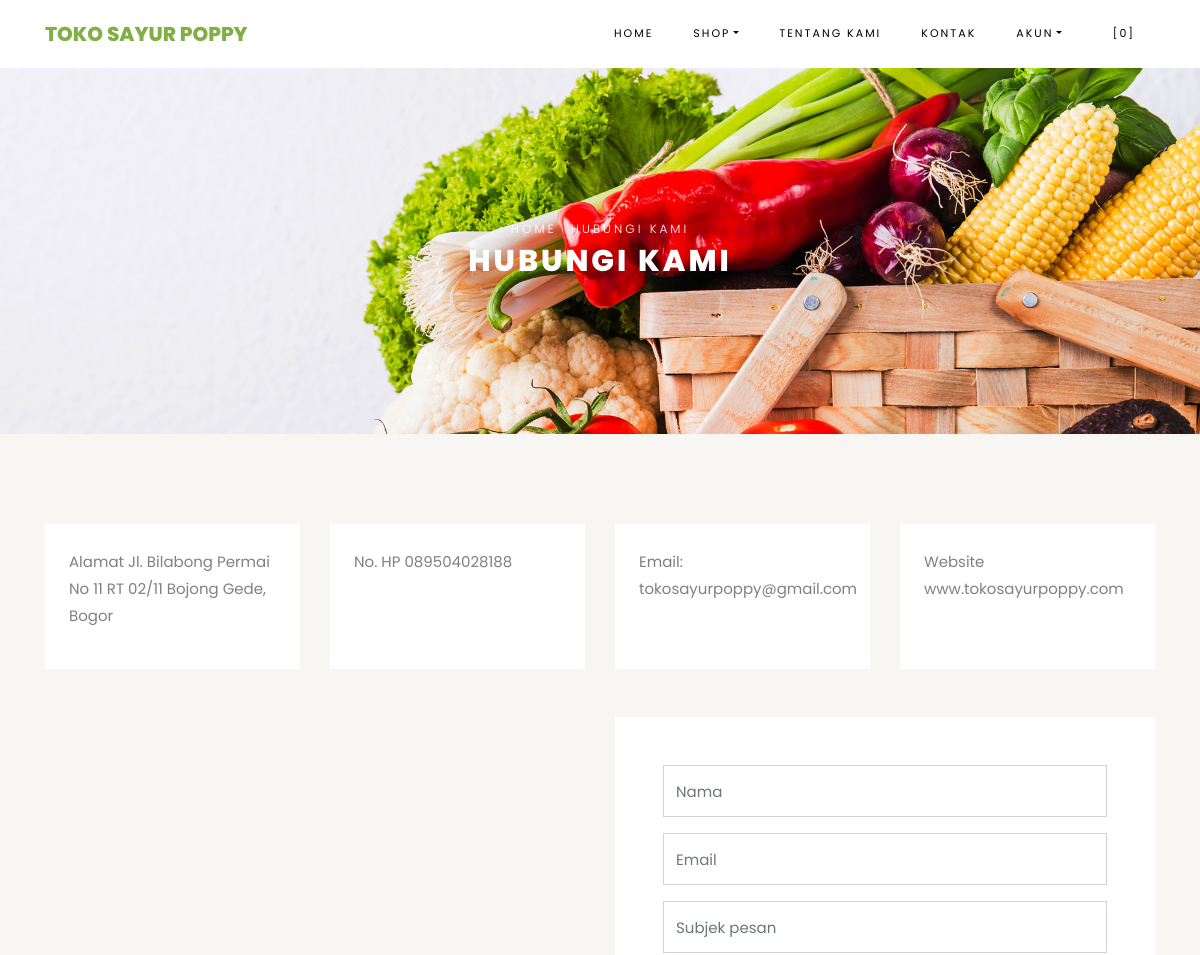
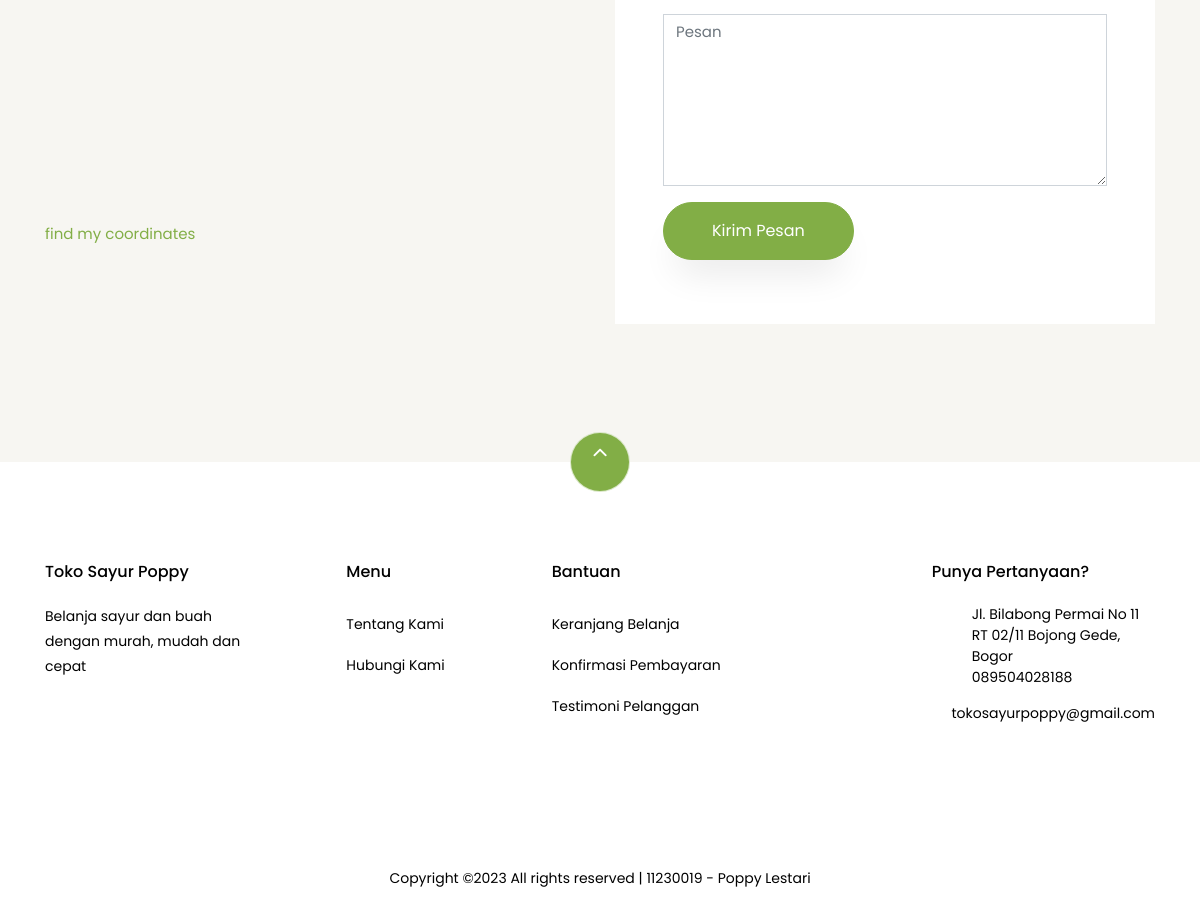
The app's page /index.php/pages/contact with its own data (2 pictures, top to bottom).
### tables this page shows
CREATE TABLE IF NOT EXISTS `settings` (
  `id` int(10) NOT NULL AUTO_INCREMENT,
  `key` varchar(32) NOT NULL,
  `content` text NOT NULL,
  PRIMARY KEY (`id`) USING BTREE
);

### application/helpers/themes_helper.php (called while the page is built, shortened)
<?php
if ( ! function_exists('get_theme_name'))
{
    function get_theme_name() {
        $current_theme = get_settings('current_theme_name');
        return ($current_theme) ? $current_theme : false;
    }
}
if ( ! function_exists('get_template_part'))
{
    function get_template_part($file_name = null, $params = array()) {
        if ($file_name !== '') {
            $current_theme = get_theme_name();
            if ( file_exists($file_location = VIEWPATH .'themes/'. $current_theme .'/'. $file_name .'.php')) {
                $CI =& get_instance();
                $CI->load->view('themes/'. $current_theme .'/'. $file_name, $params);
            }
            else {
                echo '<div>Kesalahan: berkas tema <b>'. $file_name .'.php</b> tidak ditemukan.<br>Lokasi berkas: <b>'. $file_location .'</b></div>';
            }
        }
    }
}
if ( ! function_exists('get_header'))
{
    function get_header($params = null, $section = '', $current_section = '') {
        $load_params = array();
        if ( is_null($params)) {
            $load_params['title'] = get_settings('site_name');
        }
        else if ( is_string($params)) {
            $load_params['title'] = $params;
        }
        $load_params['sidebar_section'] = $section;
        $load_params['current_section'] = $current_section;
        get_template_part('header', $load_params);
    }
}
if ( ! function_exists('get_footer'))
{
    function get_footer($params = array()) {
        get_template_part('footer', $params);
    }
}
if ( ! function_exists('get_theme_uri'))
{
    function get_theme_uri($file_name = null, $theme_name = NULL)
    {
        $theme_name = ($theme_name == NULL) ? get_theme_name() : $theme_name;
        return is_null($file_name) ? base_url('assets/themes/'. $theme_name .'/') : base_url('assets/themes/'. $theme_name .'/'. $file_name) ;
    }
}

### application/controllers/Pages.php (called while the page is built, shortened)
<?php
class Pages extends CI_Controller {
    public function contact()
    {
        $profile = user_data();
        $data['user'] = $profile;
        $data['flash'] = $this->session->flashdata('contact_flash');
        get_header(get_store_name());
        get_template_part('pages/contact', $data);
        get_footer();
    }
}

### index.php (called while the page is built, shortened)
<?php
require_once BASEPATH . 'core/CodeIgniter.php';

### application/helpers/session_helper.php (called while the page is built, shortened)
<?php
if (!function_exists('init')) {
    function init()
    {
        $CI = &get_instance();
        return $CI;
    }
}
if (!function_exists('user_data')) {
    function user_data()
    {
        $CI = init();
        $user_id = get_current_user_id();
        $user_data = $CI->db->where('id', $user_id)->get('users')->row();
        return $user_data;
    }
}
if (!function_exists('session_data')) {
    function session_data()
    {
        $CI = init();
        $read_session_in_cookie = get_cookie('__ACTIVE_SESSION_DATA');
        $read_session_in_session = $CI->session->userdata('__ACTIVE_SESSION_DATA');
        if ($read_session_in_cookie) {
            $read_data = $CI->encryption->decrypt($read_session_in_cookie);
            $read_data = json_decode($read_data);
            return $read_data;
        } else if ($read_session_in_session) {
            $read_data = $CI->encryption->decrypt($read_session_in_session);
            $read_data = json_decode($read_data);
            return $read_data;
        } else {
            $default_session = new stdClass();
            $default_session->is_login = FALSE;
            $default_session->user_id = 0;
            $default_session->login_at = 0;
            $default_session->remember_me = FALSE;
            return $default_session;
        }
    }
}
if (!function_exists('is_login')) {
    function is_login()
    {
        $login_data = session_data();
        return ($login_data->is_login === TRUE);
    }
}
if (!function_exists('get_current_user_id')) {
    function get_current_user_id()
    {
        $login_data = session_data();
        return $login_data->user_id;
    }
}

### application/helpers/global_helper.php (called while the page is built, shortened)
<?php
if (!function_exists('get_settings')) {
    function get_settings($key = '')
    {
        $CI = &get_instance();
        $row = $CI->db
            ->select('content')
            ->where('key', $key)
            ->get('settings')
            ->row();
        return $row->content;
    }
}
if (!function_exists('get_store_name')) {
    function get_store_name()
    {
        return get_settings('store_name');
    }
}

### application/third_party/MX/Router.php (called while the page is built, shortened)
<?php (defined('BASEPATH')) OR exit('No direct script access allowed');
require dirname(__FILE__).'/Modules.php';
class MX_Router extends CI_Router
{
	public $module;
	public function fetch_module()
	{
		return $this->module;
	}
}

### application/third_party/MX/Modules.php (called while the page is built, shortened)
<?php (defined('BASEPATH')) OR exit('No direct script access allowed');
class Modules
{
	public static function find($file, $module, $base)
	{
		$segments = explode('/', $file);
		$file = array_pop($segments);
		$path = ltrim(implode('/', $segments).'/', '/');
		$module ? $modules[$module] = $path : $modules = array();
		return array(FALSE, $file);
	}
}

### application/views/themes/vegefoods/pages/contact.php (the view, shortened to what this page needs)
<div class="hero-wrap hero-bread" style="background-image: url('<?php echo get_theme_uri('images/bg_1.jpg'); ?>');">
    <div class="container">
        <div class="row no-gutters slider-text align-items-center justify-content-center">
            <div class="col-md-9 ftco-animate text-center">
                <p class="breadcrumbs"><span class="mr-2"><?php echo anchor(base_url(), 'Home'); ?></span> <span>Hubungi
                        Kami</span></p>
                <h1 class="mb-0 bread">Hubungi Kami</h1>
            </div>
        </div>
    </div>
</div>
<section class="ftco-section contact-section bg-light">
    <div class="container">
        <div class="row d-flex mb-5 contact-info">
            <div class="col-md-3 d-flex">
                <div class="info bg-white p-4">
                    <p><span>Alamat</span> <?php echo get_settings('store_address'); ?></p>
                </div>
            </div>
            <div class="col-md-3 d-flex">
                <div class="info bg-white p-4">
                    <p><span>No. HP</span> <?php echo get_settings('store_phone_number'); ?></p>
                </div>
            </div>
            <div class="col-md-3 d-flex">
                <div class="info bg-white p-4">
                    <p><span>Email:</span> <?php echo get_settings('store_email'); ?></p>
                </div>
            </div>
            <div class="col-md-3 d-flex">
                <div class="info bg-white p-4">
                    <p><span>Website</span> www.tokosayurpoppy.com</p>
                </div>
            </div>
        </div>
        <div class="row block-9">
            <div class="col-md-6 order-md-last d-flex">
                <form action="<?php echo site_url('pages/send_message'); ?>" class="bg-white p-5 contact-form"
                    method="POST">
                    <div class="form-group">
                        <input type="text" name="name" class="form-control"
                            value="<?php echo set_value('name', (is_login() ? get_user_name() : '')); ?>"
                            placeholder="Nama" required>
                    </div>
                    <div class="form-group">
                        <input type="email" name="email" class="form-control"
                            value="<?php echo set_value('email', (is_login() ? $user->email : '')); ?>"
                            placeholder="Email" required>
                    </div>
                    <div class="form-group">
                        <input type="text" name="subject" class="form-control"
                            value="<?php echo set_value('subject'); ?>" placeholder="Subjek pesan" required>
                    </div>
                    <div class="form-group">
                        <textarea name="message" id="" cols="30" rows="7" class="form-control" placeholder="Pesan"
                            required><?php echo set_value('message'); ?></textarea>
                    </div>
                    <div class="form-group">
                        <input type="submit" value="Kirim Pesan" class="btn btn-primary py-3 px-5">
                    </div>
                </form>
            </div>
            <div class="col-md-6 d-flex">
                <div style="width: 100%">
                    <iframe
                        src="https://www.google.com/maps/embed?pb=!1m18!1m12!1m3!1d7928.217162831752!2d106.76084767221374!3d-6.507937742772479!2m3!1f0!2f0!3f0!3m2!1i1024!2i768!4f13.1!3m3!1m2!1s0x2e69c2e2bf2bf08f%3A0xbd6e9645f9628cb2!2sJl.%20Bilabong%2C%20Kabupaten%20Bogor%2C%20Jawa%20Barat!5e0!3m2!1sid!2sid!4v1698993350064!5m2!1sid!2sid"
                        width="600" height="450" style="border:0;" allowfullscreen="" loading="lazy"
></iframe>
                    <a href="https://www.maps.ie/coordinates.html">find my coordinates</a>
                </div>
            </div>
        </div>
    </div>
</section>

### application/views/themes/vegefoods/header.php (shortened to what this page needs)
<!DOCTYPE html>
<html lang="en">
<head>
    <link rel="stylesheet" href="<?php echo get_theme_uri('css/open-iconic-bootstrap.min.css'); ?>">
    <link rel="stylesheet" href="<?php echo get_theme_uri('css/animate.css'); ?>">
    <link rel="stylesheet" href="<?php echo get_theme_uri('css/owl.carousel.min.css'); ?>">
    <link rel="stylesheet" href="<?php echo get_theme_uri('css/owl.theme.default.min.css'); ?>">
    <link rel="stylesheet" href="<?php echo get_theme_uri('css/magnific-popup.css'); ?>">
    <link rel="stylesheet" href="<?php echo get_theme_uri('css/aos.css'); ?>">
    <link rel="stylesheet" href="<?php echo get_theme_uri('css/ionicons.min.css'); ?>">
    <link rel="stylesheet"
        href="<?php echo get_theme_uri('js/plugins/@fortawesome/fontawesome-free/css/all.min.css', 'argon'); ?>">
    <link rel="stylesheet" href="<?php echo get_theme_uri('css/bootstrap-datepicker.css'); ?>">
    <link rel="stylesheet" href="<?php echo get_theme_uri('css/jquery.timepicker.css'); ?>">
    <link rel="stylesheet" href="<?php echo get_theme_uri('css/flaticon.css'); ?>">
    <link rel="stylesheet" href="<?php echo get_theme_uri('css/icomoon.css'); ?>">
    <link rel="stylesheet" href="<?php echo get_theme_uri('css/style.css'); ?>">
    <link rel="stylesheet" href="<?php echo base_url('assets/plugins/toastr/toastr.min.css'); ?>">
</head>
<body class="goto-here">
    <nav class="navbar navbar-expand-lg navbar-dark ftco_navbar bg-dark ftco-navbar-light" id="ftco-navbar">
        <div class="container">
            <a class="navbar-brand" href="<?php echo base_url(); ?>"><?php echo get_store_name(); ?></a>
            <div class="collapse navbar-collapse" id="ftco-nav">
                <ul class="navbar-nav ml-auto">
                    <li class="nav-item active"><a href="<?php echo base_url(); ?>" class="nav-link">Home</a></li>
                    <li class="nav-item dropdown">
                        <a class="nav-link dropdown-toggle" href="#" id="dropdown04" data-toggle="dropdown"
                            aria-haspopup="true" aria-expanded="false">Shop</a>
                    </li>
                    <li class="nav-item"><a href="<?php echo site_url('pages/about'); ?>" class="nav-link">Tentang
                            Kami</a></li>
                    <li class="nav-item"><a href="<?php echo site_url('pages/contact'); ?>" class="nav-link">Kontak</a>
                    </li>
                    <li class="nav-item dropdown">
                        <a class="nav-link dropdown-toggle" href="#" id="dropdown05" data-toggle="dropdown"
                            aria-haspopup="true" aria-expanded="false">Akun</a>
                    </li>
                    <li class="nav-item cta cta-colored"><a href="<?php echo site_url('shop/cart'); ?>"
                            class="nav-link"><span class="icon-shopping_cart"></span>[<span
                                class="cart-item-total">0</span>]</a></li>
                </ul>
            </div>
        </div>
    </nav>

### application/views/themes/vegefoods/footer.php (shortened to what this page needs)
<section class="ftco-section ftco-no-pt ftco-no-pb py-5 bg-light">
    <div class="container py-4">
    </div>
</section>
<footer class="ftco-footer ftco-section">
    <div class="container">
        <div class="row">
            <div class="mouse">
                <a href="#" class="mouse-icon">
                    <div class="mouse-wheel"><span class="ion-ios-arrow-up"></span></div>
                </a>
            </div>
        </div>
        <div class="row mb-5">
            <div class="col-md">
                <div class="ftco-footer-widget mb-4">
                    <h2 class="ftco-heading-2"><?php echo get_store_name(); ?></h2>
                    <p><?php echo get_settings('store_description'); ?></p>
                    <ul class="ftco-footer-social list-unstyled float-md-left float-lft mt-5">
                    </ul>
                </div>
            </div>
            <div class="col-md">
                <div class="ftco-footer-widget mb-4 ml-md-5">
                    <h2 class="ftco-heading-2">Menu</h2>
                    <ul class="list-unstyled">
                        <li><a href="<?php echo site_url('pages/about'); ?>" class="py-2 d-block">Tentang Kami</a></li>
                        <li><a href="<?php echo site_url('pages/contact'); ?>" class="py-2 d-block">Hubungi Kami</a>
                        </li>
                    </ul>
                </div>
            </div>
            <div class="col-md-4">
                <div class="ftco-footer-widget mb-4">
                    <h2 class="ftco-heading-2">Bantuan</h2>
                    <div class="d-flex">
                        <ul class="list-unstyled mr-l-5 pr-l-3 mr-4">
                            <li><a href="<?php echo site_url('shop/cart'); ?>" class="py-2 d-block">Keranjang
                                    Belanja</a></li>
                            <li><a href="<?php echo site_url('customer/payments/confirm'); ?>"
                                    class="py-2 d-block">Konfirmasi Pembayaran</a></li>
                            <li><a href="<?php echo site_url('shop/testimonial'); ?>" class="py-2 d-block">Testimoni
                                    Pelanggan</a></li>
                        </ul>
                    </div>
                </div>
            </div>
            <div class="col-md">
                <div class="ftco-footer-widget mb-4">
                    <h2 class="ftco-heading-2">Punya Pertanyaan?</h2>
                    <div class="block-23 mb-3">
                        <ul>
                            <li><span class="icon icon-map-marker"></span><span
                                    class="text"><?php echo get_settings('store_address'); ?></span></li>
                            <li><a href="#"><span class="icon icon-phone"></span><span
                                        class="text"><?php echo get_settings('store_phone_number'); ?></span></a></li>
                            <li><a href="#"><span class="icon icon-envelope"></span><span
                                        class="text"><?php echo get_settings('store_email'); ?></span></a></li>
                        </ul>
                    </div>
                </div>
            </div>
        </div>
        <div class="row">
            <div class="col-md-12 text-center">
                <p>
                    Copyright &copy; All rights reserved | 11230019 - Poppy Lestari
                </p>
            </div>
        </div>
    </div>
</footer>
</body>
</html>

### assets/themes/vegefoods/css/icomoon.css (style rules this page uses)
[class^="icon-"], [class*=" icon-"] { font-family: 'icomoon' !important; speak: none; font-style: normal; font-weight: normal; font-variant: normal; text-transform: none; line-height: 1; -webkit-font-smoothing: antialiased; -moz-osx-font-smoothing: grayscale; }
.icon-map-marker:before { content: "\f041"; }
.icon-phone:before { content: "\f095"; }
.icon-envelope:before { content: "\f0e0"; }
.icon-shopping_cart:before { content: "\e8cc"; }

### records on screen
settings: content "TOKO SAYUR POPPY", content "Toko Sayur Poppy"
settings: content (picture)
settings: content "Jl. Bilabong Permai No 11 RT 02/11 Bojong Gede, Bogor"
settings: content "089504028188"
settings: content "tokosayurpoppy@gmail.com"
settings: content "Belanja sayur dan buah dengan murah, mudah dan cepat"

### other values on screen
anchor(base_url(), 'Home') "HOME"
